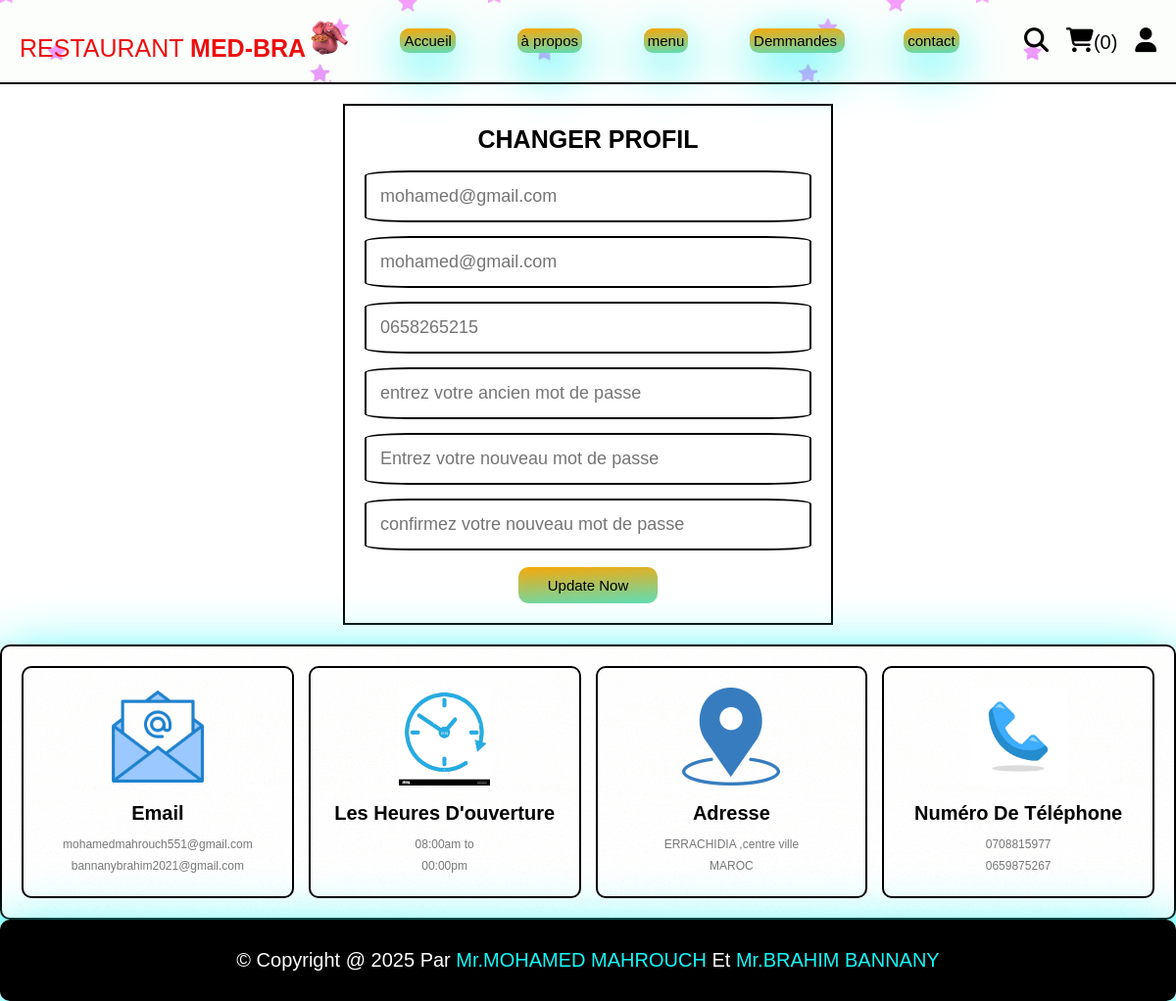
The page /update_profile.php (signed in) on the database its author committed.
### tables this page shows
CREATE TABLE `users` (
  `id` int(100) NOT NULL,
  `name` varchar(20) NOT NULL,
  `email` varchar(50) NOT NULL,
  `number` varchar(10) NOT NULL,
  `password` varchar(50) NOT NULL,
  `address` varchar(500) NOT NULL
);

### update_profile.php (the view, shortened to what this page needs)
<?php
include 'components/connect.php';
?>
<!DOCTYPE html>
<html lang="en">
<head>
   <link rel="stylesheet" href="https://cdnjs.cloudflare.com/ajax/libs/font-awesome/6.1.1/css/all.min.css">
   <link rel="stylesheet" href="css/styledeclia.css">
</head>
<body>
<?php include 'components/user_header.php'; ?>
<section class="form-container update-form">
   <form action="" method="post">
      <h3>changer profil</h3>
      <input type="text" name="name" placeholder="<?= $fetch_profile['name']; ?>" class="box" maxlength="50">
      <input type="email" name="email" placeholder="<?= $fetch_profile['email']; ?>" class="box" maxlength="50" oninput="this.value = this.value.replace(/\s/g, '')">
      <input type="number" name="number" placeholder="<?= $fetch_profile['number']; ?>" class="box" min="0" max="9999999999" maxlength="10">
      <input type="password" name="old_pass" placeholder="entrez votre ancien mot de passe" class="box" maxlength="50" oninput="this.value = this.value.replace(/\s/g, '')">
      <input type="password" name="new_pass" placeholder="Entrez votre nouveau mot de passe" class="box" maxlength="50" oninput="this.value = this.value.replace(/\s/g, '')">
      <input type="password" name="confirm_pass" placeholder="confirmez votre nouveau mot de passe" class="box" maxlength="50" oninput="this.value = this.value.replace(/\s/g, '')">
      <input type="submit" value="update now" name="submit" class="btn">
   </form>
</section>
<?php include 'components/footer.php'; ?>
</body>
</html>

### css/styledeclia.css (style rules this page uses)
:root { --yellow: rgb(22, 246, 246); --red:#e74c3c; --white:#fff; --black:black; --light-color:#777; --border:.2rem solid var(--black); }
* { font-family: 'Rubik', sans-serif; margin:0; padding:0; box-sizing: border-box; outline: none; border: none; text-decoration: none; }
html { font-size: 62.5%; overflow-x: hidden; scroll-behavior: smooth; stop-opacity: 7rem; }
section { margin:0 auto; max-width: 1200px; padding:2rem; }
.btn, .delete-btn { margin-top: 1rem; display: inline-block; font-size: 1.5rem; border-radius: 10px; padding:1rem 3rem; cursor: pointer; text-transform: capitalize; transition: .2s linear; }
.btn { background-color: var(--yellow); color:var(--black); border-radius: 10px; background: linear-gradient(177deg, #f7a90a, #5eddb7); }
input { border-radius: 10%; }
.form-container form { border:var(--border); margin:0 auto; max-width: 50rem; padding:2rem; text-align: center; }
.form-container form h3 { font-size: 2.5rem; color:var(--black); text-transform: uppercase; margin-bottom: 1rem; }
.form-container form .box { margin:.7rem 0; width: 100%; border:var(--border); padding:1.4rem; font-size: 1.8rem; color:var(--black); }

### rows shown on the page
users: name "mohamed@gmail.com", email "mohamed@gmail.com", number "0658265215"

### other values the page prints
$total_cart_items "0"
